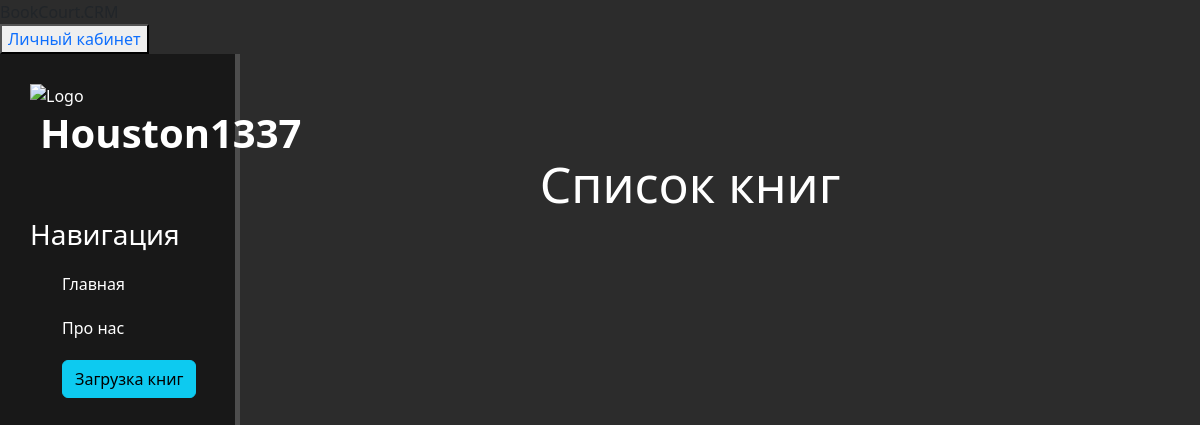
Page /database/homepagea on the earlier database version.
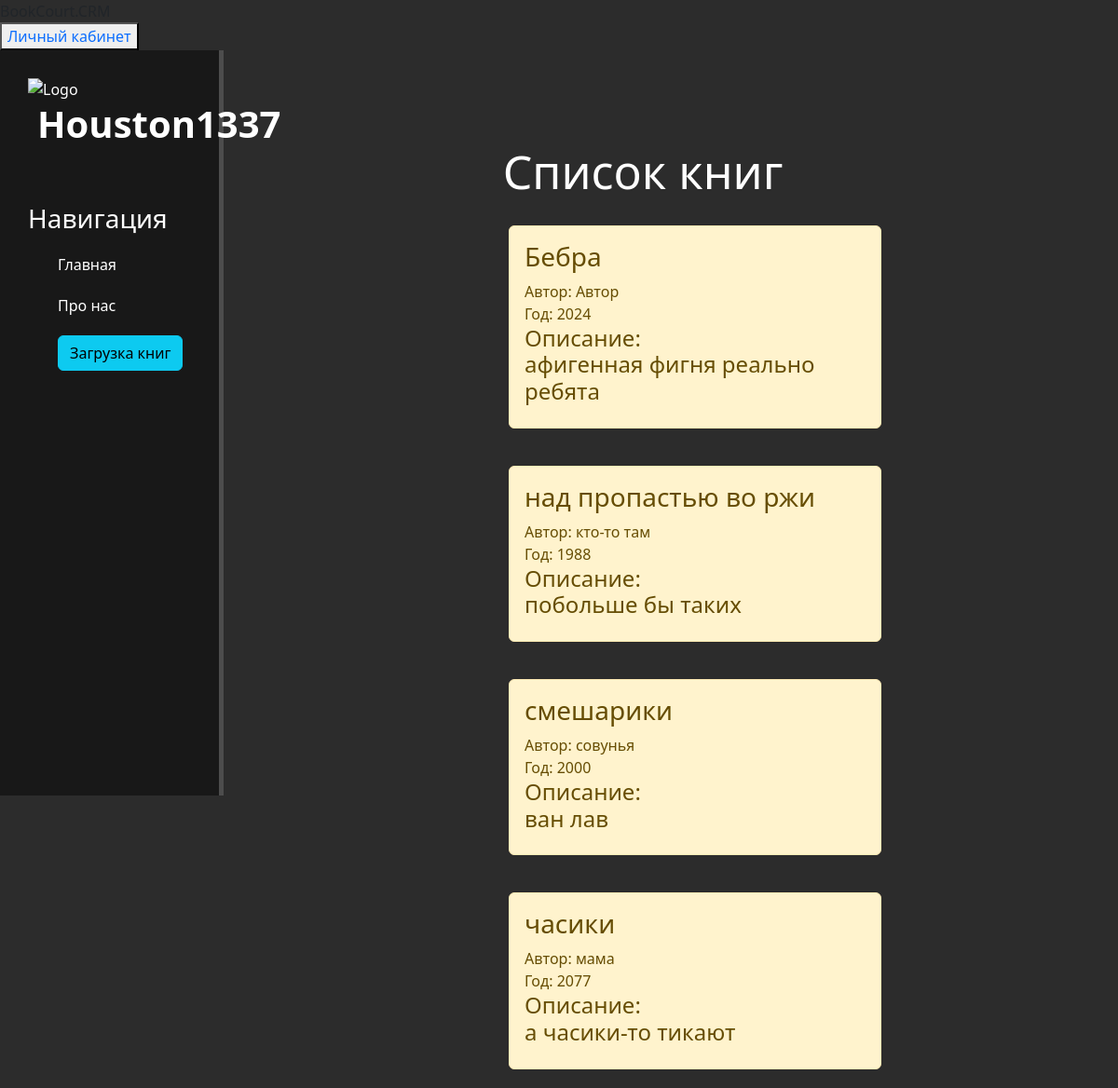
Same page on the later database version.
### database/models.py (models this page shows, shortened)
class Books(models.Model):
    title = models.CharField('Название', max_length=250)
    date = models.IntegerField('Год')
    author = models.CharField('Автор', max_length=100)
    genre = models.CharField('Жанр', max_length=100)
    count_of_pages = models.IntegerField('Количество страниц')
    price = models.IntegerField('Цена')
    in_stock = models.IntegerField('В наличии')
    review = models.TextField('Описание', max_length=10000)

### database/views.py (the view)
# urls.py: path('homepagea', views.home_page, name='homepagea'),
def home_page(request):
    database = Books.objects.all()
    return render(request, 'database/database_home.html', {'database': database})

### database/templates/database/database_home.html (shortened to what this page needs)
{% extends 'main/layout.html' %}
{% block content %}
	<div class="features">
		<h1>Список книг</h1>
		{% for el in database %}
			<div class="alert alert-warning">
				<h3>{{ el.title }}</h3>
				<p>Автор: {{ el.author }}</p>
				<p>Год: {{ el.date }}</p>
				<h4>Описание:<br>{{ el.review }}</h4>
			</div>
		{% endfor %}
	</div>
{% endblock %}

Differences in the rows shown:
added Books: title "Бебра", author "Автор", date "2024", review "афигенная фигня реально ребята"
added Books: title "над пропастью во ржи", author "кто-то там", date "1988", review "побольше бы таких"
added Books: title "смешарики", author "совунья", date "2000", review "ван лав"
added Books: title "часики", author "мама", date "2077", review "а часики-то тикают"
